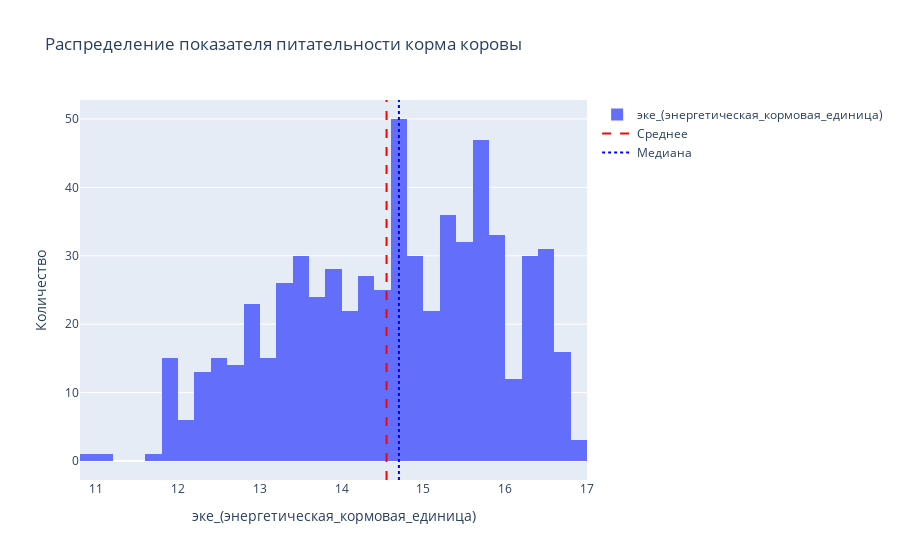

The notebook cell this image was saved under:
### Markdown cell above
### Анализ признаков в данных о стаде фермера

### Code cell
plot_histogram(main, 'эке_(энергетическая_кормовая_единица)', 'Распределение показателя питательности корма коровы')

### Figure 1 — Plotly figure (JSON) as saved in the notebook; plotly's stock layout.template omitted (floating-point values rounded to 4 significant figures; data arrays with more than 128 entries replaced by an {"elided": "..."} marker saying what was removed)
{"data": [{"name": "эке_(энергетическая_кормовая_единица)", "nbinsx": 30, "type": "histogram", "x": {"elided": "628 float values"}}, {"line": {"color": "red", "dash": "dash", "width": 2}, "mode": "lines", "name": "Среднее", "type": "scatter", "x": [14.55], "y": [0]}, {"line": {"color": "blue", "dash": "dot", "width": 2}, "mode": "lines", "name": "Медиана", "type": "scatter", "x": [14.7], "y": [0]}], "layout": {"shapes": [{"line": {"color": "red", "dash": "dash", "width": 2}, "name": "Среднее", "type": "line", "x0": 14.55, "x1": 14.55, "xref": "x", "y0": 0, "y1": 1, "yref": "paper"}, {"line": {"color": "blue", "dash": "dot", "width": 2}, "name": "Медиана", "type": "line", "x0": 14.7, "x1": 14.7, "xref": "x", "y0": 0, "y1": 1, "yref": "paper"}], "showlegend": true, "title": {"text": "Распределение показателя питательности корма коровы"}, "xaxis": {"title": {"text": "эке_(энергетическая_кормовая_единица)"}}, "yaxis": {"title": {"text": "Количество"}}}}
